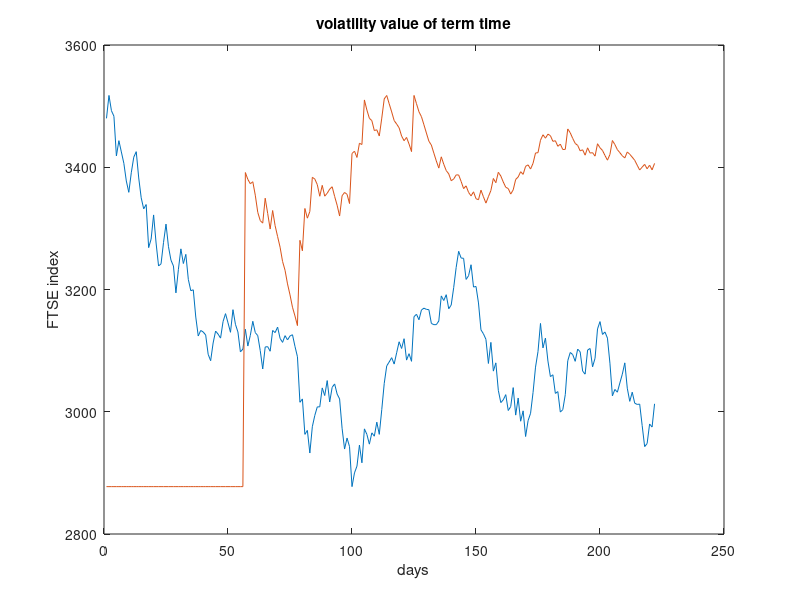
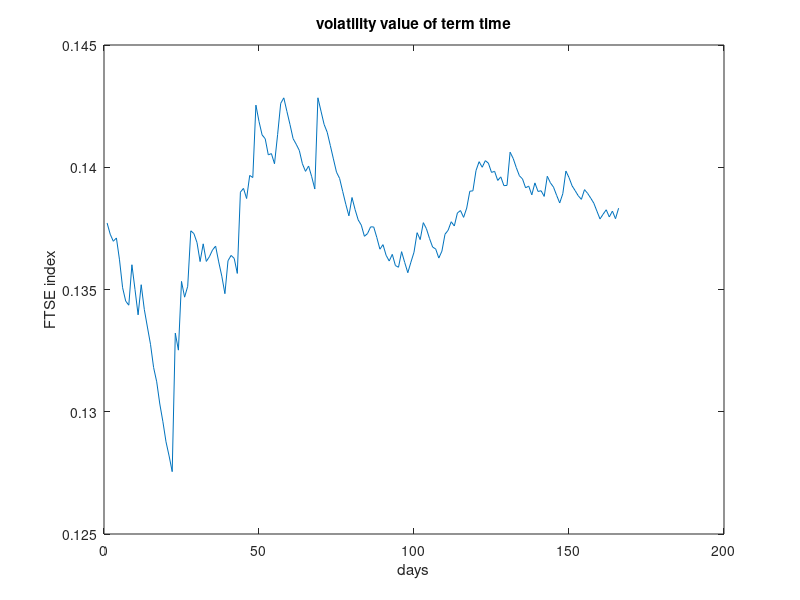
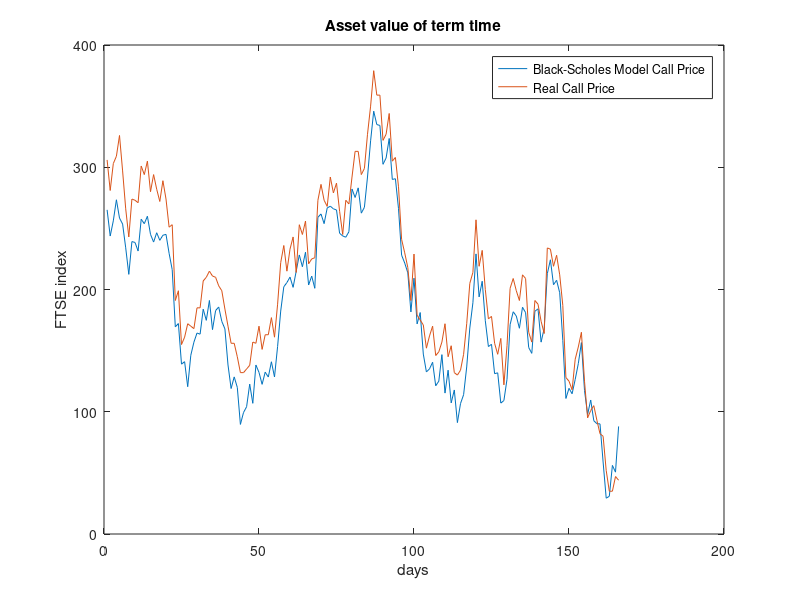

Reproduce these figures in MATLAB, in order.
%% import data from .csv file
%clear all
load c2925.mat
load c3025.mat
load c3125.mat
load c3225.mat
load c3325.mat
load p2925.mat
load p3025.mat
load p3125.mat
load p3225.mat
load p3325.mat
%% initial variables
T=222;
riskFree=0.06;
riskFreeRate = (1+riskFree)^(1/252) - 1;
t=floor(T/4)+1
%% calculate volatility using T/4 time window
c2925(:,1)=(320-(c2925(:,1)-34365))/365;
 
for i=2:222
   c2925(i,4)=log(c2925(i,3)/c2925(i-1,3));
end

for i=57:222
   c2925(i,5)=std(c2925(2:i,4))*sqrt(252);
end
%% normalize
Max1=max(c2925(:,3))
Min1=min(c2925(:,3))
Rang1=Max1-Min1
Max2=max(c2925(:,5))
Min2=min(c2925(:,5))
Rang2=Max2-Min2
Mul=Max1/Max2;
c2925(:,6)=Min1;
c2925(57:222,6)=c2925(57:222,5)*Mul;
%% plot Asset value of term time
plot(c2925(:,3))
title('Asset value of term time')
xlabel('days')
ylabel('FTSE index')
hold on
plot(c2925(:,6))
title('volatility value of term time')
xlabel('days')
ylabel('FTSE index')
hold off
figure()
plot(c2925(57:222,5))
title('volatility value of term time')
xlabel('days')
ylabel('FTSE index')
%%
strike2925=2925*ones(222,1);
[Call,Put] = blsprice(c2925(57:222,3),strike2925(57:222),riskFreeRate,c2925(57:222,1),c2925(57:222,5))
%[Call,Put] = blsprice(Price,Strike,Rate,Time,Volatility)
figure()
plot(Call)
title('Asset value of term time')
xlabel('days')
ylabel('FTSE index')
hold on
plot(c2925(57:222,2))
legend('Black-Scholes Model Call Price','Real Call Price')
